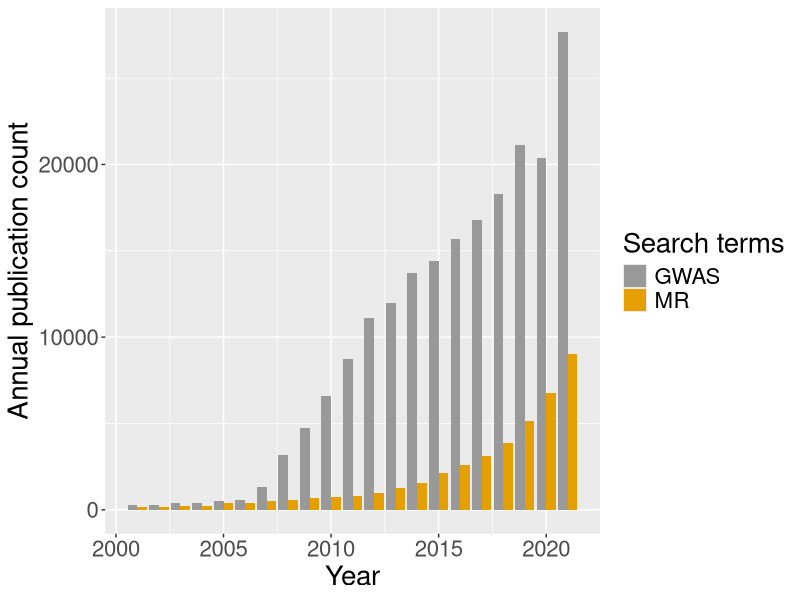

The R source for this figure: (Note: this script raises an error after producing the figure.)
## ---- chunk 1
knitr::opts_chunk$set(echo = FALSE, message = FALSE)
library(magrittr)
## ---- chunk 2
library(magrittr)
dat <- readxl::read_xlsx(path = "../data/publication-counts.xlsx", sheet = "counts")
dat %>%
  tidyr::pivot_longer(!year) %>%
  dplyr::filter(year < 2022) %>%
  ggplot2::ggplot(ggplot2::aes(x = year, y = value, fill = name)) + 
  ggplot2::geom_bar(stat = "identity", 
                    position=ggplot2::position_dodge()) + 
  ggplot2::scale_fill_manual(labels = c("GWAS", "MR"), values=c('#999999','#E69F00')) + 
  ggplot2::ylab("Annual publication count") + 
  ggplot2::xlab("Year") + 
  #ggplot2::ggtitle("Published journal articles per year for Google Scholar key word searches: 1. Mendelian randomization and 2. Genome-wide association study") + 
  ggplot2::guides(fill = ggplot2::guide_legend("Search terms")) + 
  ggplot2::theme(text = ggplot2::element_text(size = 20)) 
  
ggplot2::ggsave("../figures/mr-gwas-counts.png")

